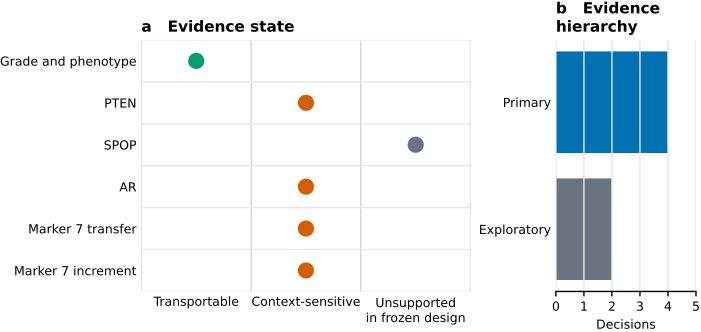

The Python source for this figure:
"""Render the submission evidence-state map from its frozen CSV source."""
from __future__ import annotations

import argparse
from collections.abc import Sequence
from pathlib import Path

import matplotlib

matplotlib.use("Agg")
import matplotlib.pyplot as plt
import numpy as np
import pandas as pd

from paper.figures.style import (
    COLORBLIND_SAFE_PALETTE,
    DOUBLE_COLUMN_MM,
    PANEL_FONT_PT,
    apply_journal_style,
    figure_size,
    save_vector_figure,
)


ROOT = Path(__file__).resolve().parents[2]
DEFAULT_SOURCE = ROOT / "paper/figure_data/fig1_qualification_map.csv"
DEFAULT_OUTPUT = Path(__file__).with_suffix(".pdf")
FIGURE_WIDTH_MM = DOUBLE_COLUMN_MM

REQUIRED_COLUMNS = {
    "semantic_key", "claim_id", "display_order", "claim_label", "marker", "hierarchy",
    "evidence_state", "qualification_decision", "limitation", "primary_estimate",
    "missingness_status", "missingness_detail", "source_path", "source_field",
}
EXPECTED_KEYS = {f"C{index:02d}" for index in range(1, 9)}
EXPECTED_STATES = {
    "descriptive_framework", "transportable", "context_sensitive",
    "unsupported_in_frozen_design",
}
EXPECTED_HIERARCHIES = {"primary", "exploratory", "supporting"}
EXPECTED_HIERARCHY_BY_KEY = {
    "C01": "primary",
    "C02": "primary",
    "C03": "primary",
    "C04": "primary",
    "C05": "primary",
    "C06": "exploratory",
    "C07": "exploratory",
    "C08": "supporting",
}


def load_sources(source_paths: Sequence[Path]) -> tuple[pd.DataFrame]:
    """Load one exact qualification-map source and reject incomplete semantics."""
    if len(source_paths) != 1:
        raise ValueError("Figure 1 requires exactly one source CSV")
    frame = pd.read_csv(Path(source_paths[0]))
    missing = REQUIRED_COLUMNS - set(frame.columns)
    if missing:
        raise ValueError(f"Figure 1 missing required columns: {sorted(missing)}")
    if frame["semantic_key"].isna().any() or frame["semantic_key"].duplicated().any():
        raise ValueError("Figure 1 semantic_key values must be present and unique")
    if set(frame["semantic_key"]) != EXPECTED_KEYS:
        raise ValueError("Figure 1 requires the complete C01--C08 claim groups")
    if set(frame["evidence_state"]) != EXPECTED_STATES:
        raise ValueError("Figure 1 evidence-state groups do not reconcile")
    if set(frame["hierarchy"]) != EXPECTED_HIERARCHIES:
        raise ValueError("Figure 1 evidence hierarchy groups do not reconcile")
    hierarchy_by_key = frame.set_index("semantic_key")["hierarchy"].to_dict()
    if hierarchy_by_key != EXPECTED_HIERARCHY_BY_KEY:
        raise ValueError("Figure 1 claim-specific evidence hierarchy does not reconcile")
    if not frame["claim_id"].eq(frame["semantic_key"]).all():
        raise ValueError("Figure 1 claim_id must match its semantic claim key")
    if set(frame["missingness_status"]) != {"not_applicable"}:
        raise ValueError("Figure 1 framework missingness must be explicitly not_applicable")
    for column in ("display_order", "primary_estimate"):
        values = pd.to_numeric(frame[column], errors="coerce").to_numpy(float)
        if not np.isfinite(values).all():
            raise ValueError(f"Figure 1 {column} must be finite")
    if set(pd.to_numeric(frame["display_order"]).astype(int)) != set(range(1, 9)):
        raise ValueError("Figure 1 display_order must contain 1--8 exactly")
    for column in ("claim_id", "marker", "hierarchy", "qualification_decision",
                   "missingness_detail", "source_path", "source_field"):
        if frame[column].isna().any() or frame[column].astype(str).str.strip().eq("").any():
            raise ValueError(f"Figure 1 {column} must be explicitly populated")
    return (frame.sort_values("display_order").reset_index(drop=True),)


def render(source_paths: Sequence[Path], output_pdf: Path) -> None:
    """Render a compact state matrix at double-column width."""
    (frame,) = load_sources(source_paths)
    apply_journal_style()
    selected = frame[
        frame["semantic_key"].isin(("C02", "C03", "C04", "C05", "C06", "C07"))
    ]
    labels = {
        "C02": "Grade and phenotype",
        "C03": "PTEN",
        "C04": "SPOP",
        "C05": "AR",
        "C06": "Marker 7 transfer",
        "C07": "Marker 7 increment",
    }
    state_order = ("transportable", "context_sensitive", "unsupported_in_frozen_design")
    state_labels = ("Transportable", "Context-sensitive", "Unsupported\nin frozen design")
    state_colors = {
        "transportable": COLORBLIND_SAFE_PALETTE[2],
        "context_sensitive": COLORBLIND_SAFE_PALETTE[1],
        "unsupported_in_frozen_design": COLORBLIND_SAFE_PALETTE[3],
    }

    fig, (axis, scope) = plt.subplots(
        1, 2, figsize=figure_size(FIGURE_WIDTH_MM, 0.48),
        gridspec_kw={"width_ratios": (2.35, 1.0)}, constrained_layout=True,
    )
    y = np.arange(len(selected))
    axis.set_xlim(-0.5, 2.5)
    axis.set_ylim(len(selected) - 0.5, -0.5)
    for row_index, row in enumerate(selected.itertuples(index=False)):
        state_index = state_order.index(row.evidence_state)
        axis.scatter(state_index, row_index, s=165, color=state_colors[row.evidence_state],
                     edgecolor="white", linewidth=1.2, zorder=3)
    for x in np.arange(-0.5, 3.0, 1.0):
        axis.axvline(x, color="#D1D5DB", linewidth=1.0, zorder=0)
    for yy in np.arange(-0.5, len(selected) + 0.5, 1.0):
        axis.axhline(yy, color="#E5E7EB", linewidth=1.0, zorder=0)
    axis.set_xticks(range(3), state_labels)
    axis.set_yticks(y, [labels[key] for key in selected["semantic_key"]])
    axis.tick_params(length=0)
    axis.spines[:].set_visible(False)
    axis.set_title("a   Evidence state", loc="left", fontweight="bold")

    hierarchy_counts = selected["hierarchy"].value_counts().reindex(
        ["primary", "exploratory"], fill_value=0
    )
    scope.barh([0, 1], hierarchy_counts.to_numpy(),
               color=(COLORBLIND_SAFE_PALETTE[0], COLORBLIND_SAFE_PALETTE[3]))
    scope.set_yticks([0, 1], ["Primary", "Exploratory"])
    scope.set_xlabel("Decisions")
    scope.set_xlim(0, max(4, int(hierarchy_counts.max()) + 1))
    scope.set_xticks(np.arange(0, max(4, int(hierarchy_counts.max()) + 1) + 0.1, 1))
    scope.invert_yaxis()
    scope.grid(axis="x", color="#E5E7EB")
    scope.spines[["top", "right", "left"]].set_visible(False)
    scope.tick_params(axis="y", length=0)
    scope.set_title("b   Evidence\nhierarchy", loc="left", fontweight="bold")
    save_vector_figure(fig, Path(output_pdf))


def main() -> None:
    parser = argparse.ArgumentParser(description=__doc__)
    parser.add_argument("--source", type=Path, default=DEFAULT_SOURCE)
    parser.add_argument("--output", type=Path, default=DEFAULT_OUTPUT)
    args = parser.parse_args()
    render((args.source,), args.output)


if __name__ == "__main__":
    main()
